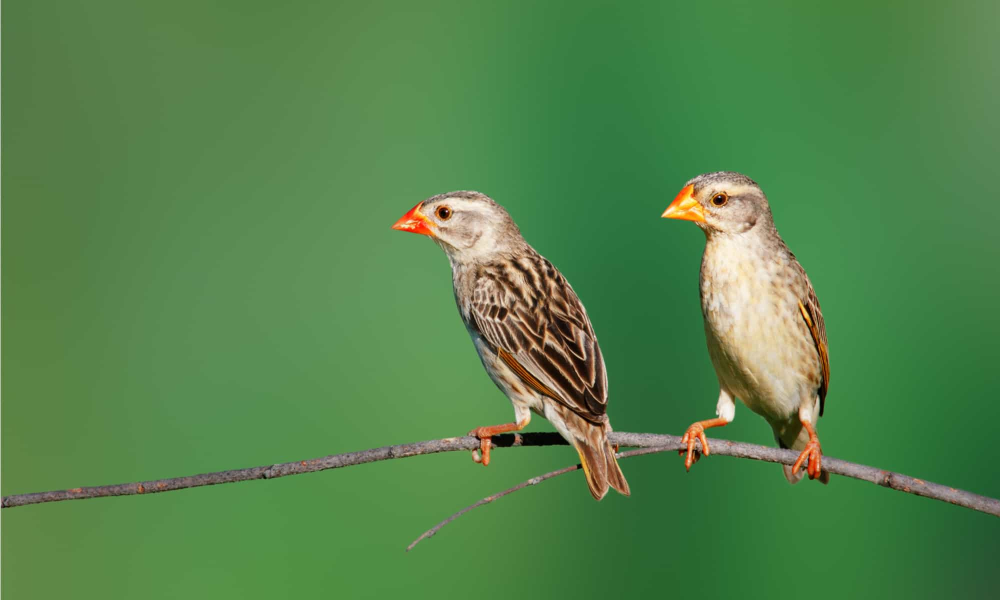
#> input picture tests/Red-Billed-Quelea-Bird-in-a-tree.jpg, 2000 x 1200 px (shown at 1/2 size)
$ python -i reference_thumbnails.py   (imports and definitions only)
#> lines starting #> are read from the running program, lines starting #| are printed output that depends on the picture
#!/usr/bin/env python3
"""Local reference-thumbnail generation for the species-reference builder.

Split out of ``tools/build_species_reference.py`` (which orchestrates the
network fetch + manifest assembly): these helpers do the pure, offline image
work — center-crop + resize an on-disk reference original into a small square
JPEG served to the gallery/dashboard panels so they never pull a multi-MB
original into a 40px box. No network; only ``os`` + Pillow.

This is a dev-only build tool, **not** part of the BirdScanner runtime.
"""

from __future__ import annotations

import logging
import os
from typing import Any

from PIL import Image  # dev-only tool; Pillow ships in the project .venv

_LOGGER = logging.getLogger(__name__)

# Reference thumbnails: 128px is enough for a crisp retina render at ~40px
# display, at a fraction of the original's bytes.
THUMBNAIL_SIZE = 128
THUMBNAIL_QUALITY = 80


# [15 lines left out: function _thumbnail_rel_path, not called in this run]


def make_thumbnail(src_path: str, dest_path: str, size: int = THUMBNAIL_SIZE) -> bool:
    """Write a small center-cropped square JPEG thumbnail of an image.

    Opens the source with Pillow, center-crops to a square, resizes to
    ``size``x``size`` and saves a JPEG. Any failure (unreadable/corrupt source)
    is logged and reported as ``False`` so a single bad image never aborts a
    build — but the warning means a wholesale "Generated 0 thumbnails" can no
    longer silently hide a real, systemic failure.

    Args:
        src_path: Absolute path to the source image on disk.
        dest_path: Absolute destination path for the thumbnail.
        size: Output edge length in pixels.

    Returns:
        ``True`` when the thumbnail was written, ``False`` on any error.
    """
#> called with dest_path = 'out.png', size = 128
    try:
        with Image.open(src_path) as img:
#> img is the input picture: PIL image 2000x1200 RGB; mean R, G, B 83.9, 131.4, 75.4
            square = img.convert("RGB")
            width, height = square.size
#> width = 2000; height = 1200
            side = min(width, height)
#> side = 1200
            left = (width - side) // 2
#> left = 400
            top = (height - side) // 2
#> top = 0
            square = square.crop((left, top, left + side, top + side))
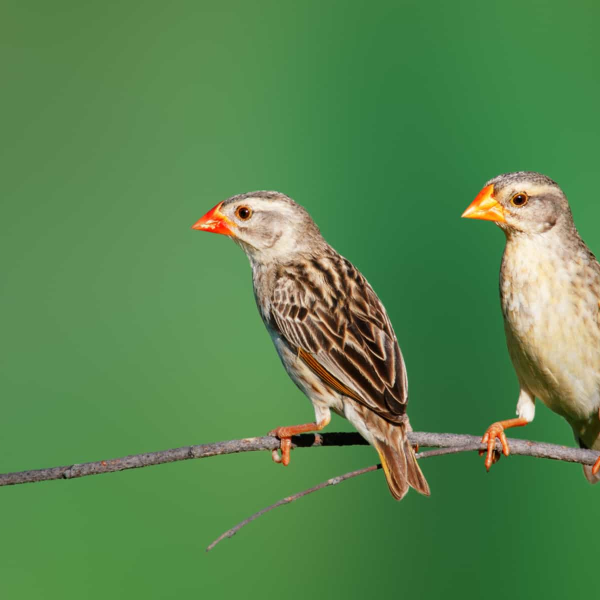
#> square: PIL image 1200x1200 RGB (shown at 1/2 size); mean R, G, B 87.8, 133.5, 78.2
            square = square.resize((size, size), Image.Resampling.LANCZOS)
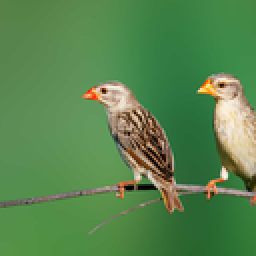
#> square: PIL image 128x128 RGB (shown 2 times larger); mean R, G, B 87.8, 133.5, 78.2
            os.makedirs(os.path.dirname(dest_path), exist_ok=True)
            square.save(dest_path, "JPEG", quality=THUMBNAIL_QUALITY)
        return True
    except Exception as exc:
        _LOGGER.warning(
            "Failed to make thumbnail %s -> %s: %s", src_path, dest_path, exc
        )
        return False


# [44 lines left out: function ensure_thumbnails, not called in this run]

>>> result = make_thumbnail('../tests/Red-Billed-Quelea-Bird-in-a-tree.jpg', 'out.png')
